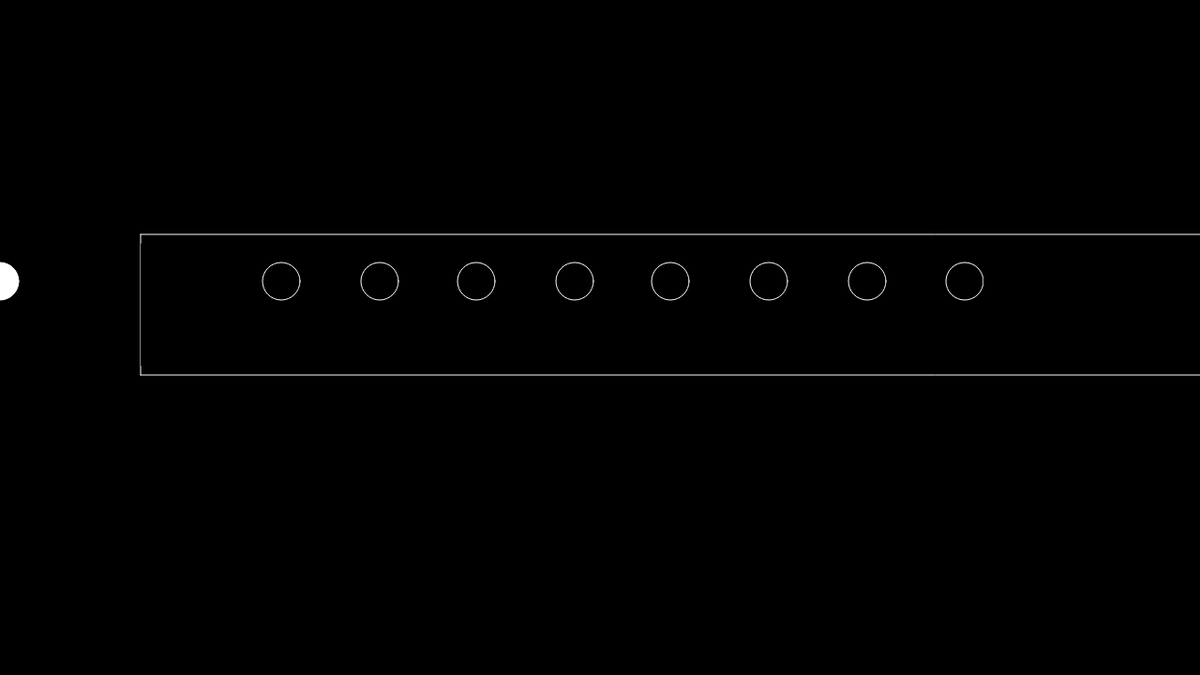
Frame 1 (no input)
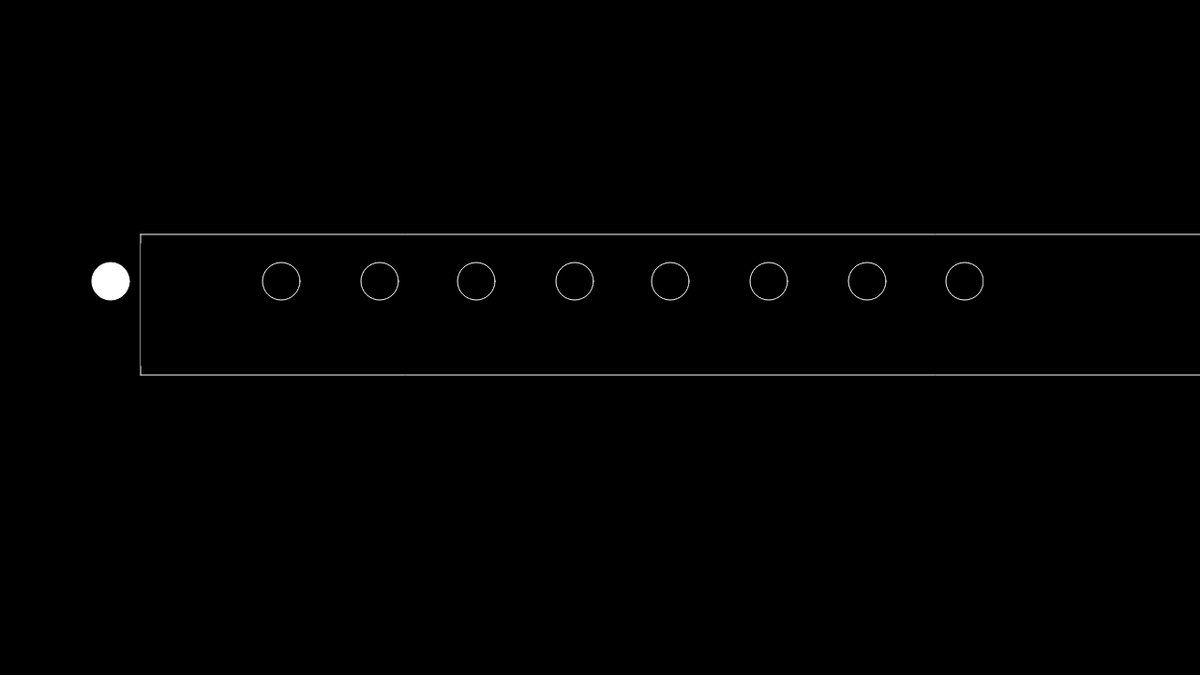
Frame 60 (no input)
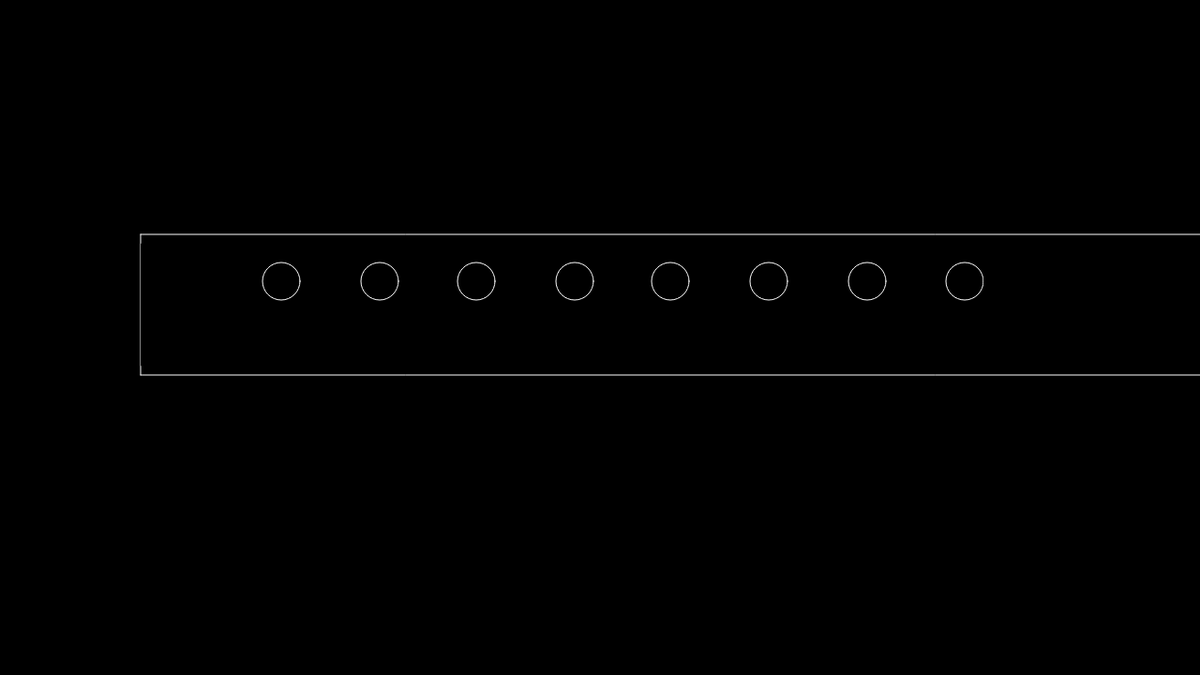
Frame 120 (the mouse pressed at the canvas centre since frame 60)

The p5.js sketch that drew these frames (run headless with seeded random() and noise() and a simulated clock; from frame 60 on, the mouse is pressed at the canvas centre):

// p5.js sketch
// ── sketch.js
var xpos = 0
var diameter = 40

var circs = [300, 405, 508, 613, 715, 820, 925, 1029];

circ = 40


function setup() {
  createCanvas(1280, 720);
}

function draw() {
  background(0);


  frameRate(60)




  noFill();
  stroke(255)
  ellipse(circs[0], 300, circ, circ);
  ellipse(circs[1], 300, circ, circ);
  ellipse(circs[2], 300, circ, circ);
  ellipse(circs[3], 300, circ, circ);
  ellipse(circs[4], 300, circ, circ);
  ellipse(circs[5], 300, circ, circ);
  ellipse(circs[6], 300, circ, circ);
  ellipse(circs[7], 300, circ, circ);
  ellipse(circ[8], 300, circ, circ)
  ellipse(circ[9], 300, circ, circ)
  ellipse(circ[10], 300, circ, circ)

  // 
  stroke(255)

  
  line(150, 250, 1280, 250)

  line(150, 400, 1280, 400)

  line(150, 250, 150, 400)




  fill(255)
  ellipse(xpos, 300, diameter, diameter);
  xpos+=2
  fill(0)
  stroke(0)
  rect(151, 260, 125, 130)

 rect(322, 260, 50, 100)
 rect(430, 260, 50, 100)
 rect(530, 260, 50, 100)
 rect(635, 260, 50, 100)
 rect(740, 260, 50, 100)
 rect(845, 260, 50, 100)
 rect(950, 260, 50, 100)
 rect(1050,260, 500, 100)
 


  if (xpos >= 250) {
    frameRate(2)
    xpos+=50
  }
}
